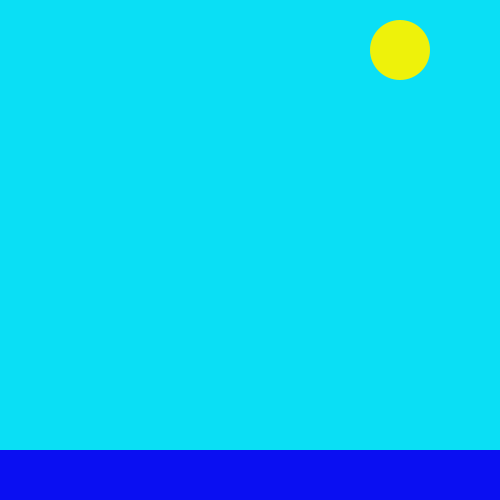
Frame 1 (no input)
Frame 60 (the mouse pressed at the canvas centre just before this capture): identical to frame 1, image omitted
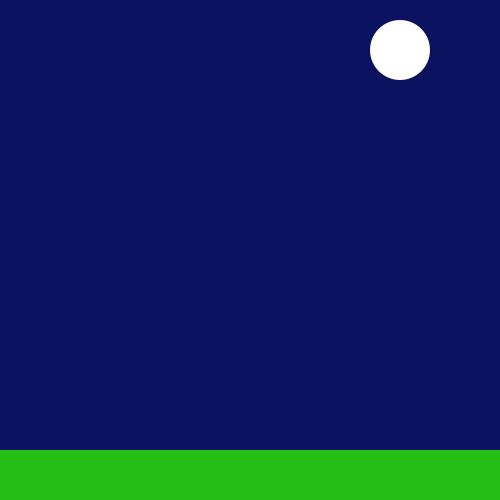
Frame 120 (the mouse held since frame 60 and released just before this capture)

The Processing sketch that drew these frames (run headless with seeded random() and noise(); from frame 60 on, the mouse is pressed at the canvas centre):

// Processing sketch: processing_105485
// ── processing_105485.pde

void setup(){
size(500,500);
}
void draw(){
background(10, 223,245);
fill(238,242,10);
noStroke();
ellipse(400, 50, 60,60);
fill(10,15,242);
rect(0,450,500,90);
if (mousePressed == true){
background(10,17,95);
fill(35,191,22);
rect(0,450,500,90);
fill(255);
ellipse(400, 50, 60,60);
}
}
